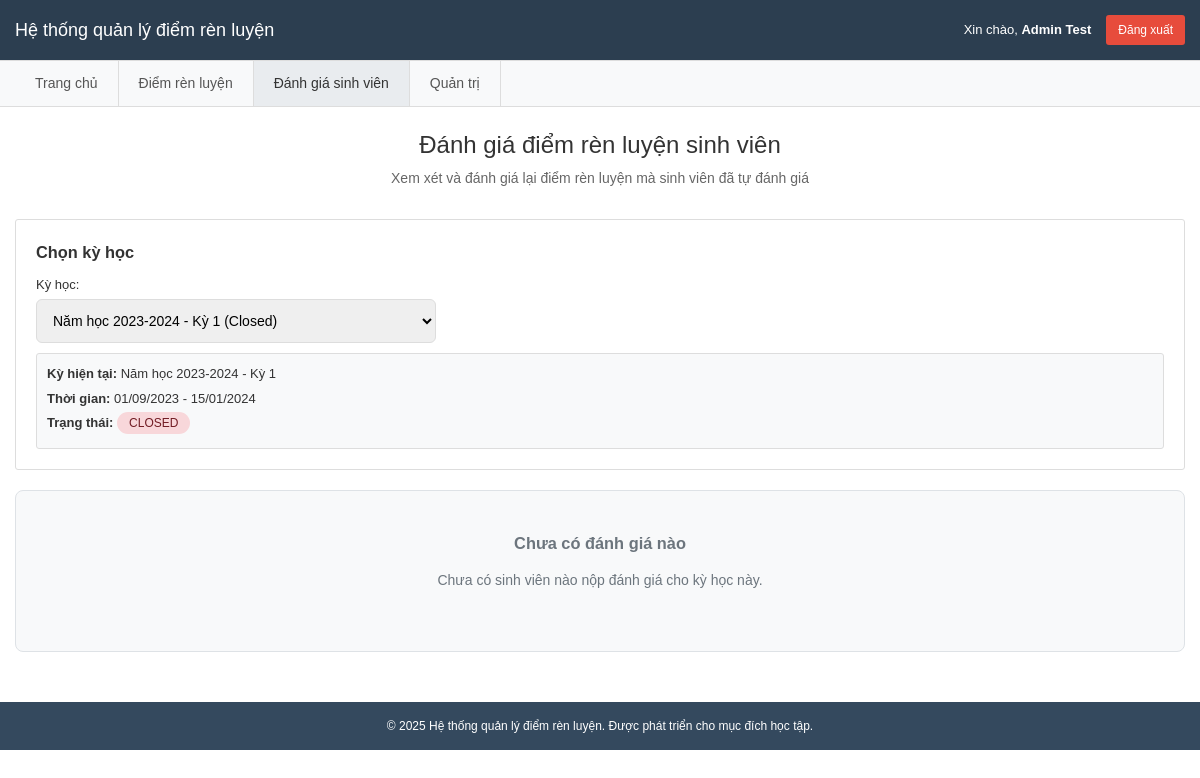
Screenshot of /lecturer_evaluation.php?term_id=1 (signed in) with the database file from the repository.
### tables this page shows
CREATE TABLE IF NOT EXISTS terms (
  id BIGINT UNSIGNED PRIMARY KEY AUTO_INCREMENT,
  academic_year VARCHAR(9) NOT NULL,
  term_no TINYINT UNSIGNED NOT NULL,
  status ENUM('upcoming','open','closed') NOT NULL DEFAULT 'upcoming',
  start_date DATE NOT NULL,
  end_date DATE NOT NULL,
  created_at TIMESTAMP NULL DEFAULT CURRENT_TIMESTAMP,
  updated_at TIMESTAMP NULL DEFAULT CURRENT_TIMESTAMP ON UPDATE CURRENT_TIMESTAMP,
  UNIQUE KEY uq_terms (academic_year, term_no),
  CHECK (start_date <= end_date)
);

### lecturer_evaluation.php (the view, shortened to what the rows shown need)
<?php
require_once 'config.php';
$success_message = '';
$error_message = '';
try {
    $selected_term_id = isset($_GET['term_id']) ? (int)$_GET['term_id'] : 0;
    $current_term = null;
    if ($selected_term_id > 0) {
        $stmt = $pdo->prepare("SELECT * FROM terms WHERE id = :term_id");
        $stmt->execute([':term_id' => $selected_term_id]);
        $current_term = $stmt->fetch(PDO::FETCH_ASSOC);
    }
    $evaluation_detail = null;
    $evaluation_items = [];
    $criteria = ['parent' => [], 'child' => []];
} catch (PDOException $e) {
    $error_message = "Lỗi database: " . $e->getMessage();
}
?>
<!DOCTYPE html>
<html lang="vi">
<head>
    <link rel="stylesheet" href="style.css">
</head>
<body>
    <header class="header">
        <div class="container">
            <h1>Hệ thống quản lý điểm rèn luyện</h1>
        </div>
    </header>
    <main class="main-content">
        <div class="container">
            <?php if (!empty($evaluation_detail)): ?>
                <a href="lecturer_evaluation.php?term_id=<?php echo $selected_term_id; ?>" class="back-link">← Quay lại danh sách</a>
                <section class="evaluation-detail">
                    <div class="page-header">
                        <h2>Đánh giá điểm rèn luyện sinh viên</h2>
                        <p>
                            <strong><?php echo htmlspecialchars($evaluation_detail['student_name']); ?></strong>
                            (<?php echo htmlspecialchars($evaluation_detail['student_code']); ?>) -
                            Lớp <?php echo htmlspecialchars($evaluation_detail['class_code']); ?> -
                            Năm học <?php echo htmlspecialchars($evaluation_detail['academic_year']); ?>
                            Kỳ <?php echo $evaluation_detail['term_no']; ?>
                        </p>
                    </div>
                    <?php if (!empty($success_message)): ?>
                        <div class="alert alert-success">
                            <?php echo $success_message; ?>
                        </div>
                    <?php endif; ?>
                    <?php if (!empty($error_message)): ?>
                        <div class="alert alert-error">
                            <?php echo $error_message; ?>
                        </div>
                    <?php endif; ?>
                    <form method="POST" action="" class="lecturer-evaluation-form">
                        <input type="hidden" name="evaluation_id" value="<?php echo $evaluation_detail['id']; ?>">
                        <input type="hidden" name="save_evaluation" value="1">
                        <?php foreach ($criteria['parent'] as $parent): ?>
                            <div class="criteria-group">
                                <div class="criteria-header">
                                    <h4><?php echo htmlspecialchars($parent['name']); ?></h4>
                                    <?php if ($parent['max_point']): ?>
                                        <span class="max-point">Tối đa: <?php echo $parent['max_point']; ?> điểm</span>
                                    <?php endif; ?>
                                </div>
                                <?php if (isset($criteria['child'][$parent['id']])): ?>
                                    <?php foreach ($criteria['child'][$parent['id']] as $child): ?>
                                        <?php if (isset($evaluation_items[$child['id']])): ?>
                                            <?php $item = $evaluation_items[$child['id']]; ?>
                                            <div class="criteria-item">
                                                <div class="criteria-info">
                                                    <label><?php echo htmlspecialchars($child['name']); ?></label>
                                                    <span class="max-point">Tối đa: <?php echo $child['max_point']; ?> điểm</span>
                                                </div>
                                                <div class="score-comparison">
                                                    <div class="score-input-group">
                                                        <label>Sinh viên tự đánh giá:</label>
                                                        <input type="number" value="<?php echo isset($item['self_score']) && $item['self_score'] !== null ? number_format($item['self_score'], 1) : '0.0'; ?>"
                                                               readonly class="score-readonly" title="Điểm sinh viên đã tự đánh giá">
                                                        <span>điểm</span>
                                                        <?php if (!isset($item['self_score']) || $item['self_score'] === null): ?>
                                                            <small style="color: #dc3545; font-style: italic;">(Sinh viên chưa đánh giá)</small>
                                                        <?php endif; ?>
                                                    </div>
                                                    <div class="score-input-group">
                                                        <label>Giảng viên đánh giá:</label>
                                                        <input type="number" step="0.1" min="0" max="<?php echo $child['max_point']; ?>"
                                                               name="scores[<?php echo $child['id']; ?>][lecturer_score]"
                                                               value="<?php echo $item['lecturer_score'] ?? ''; ?>"
                                                               placeholder="0.0" class="score-input">
                                                        <span>điểm</span>
                                                    </div>
                                                </div>
                                                <div class="note-section">
                                                    <label>Ghi chú đánh giá:</label>
                                                    <textarea name="scores[<?php echo $child['id']; ?>][note]"
                                                              placeholder="Nhập ghi chú, lý do điều chỉnh điểm (nếu có)..."
                                                              class="note-textarea"><?php echo htmlspecialchars($item['note'] ?? ''); ?></textarea>
                                                </div>
                                            </div>
                                        <?php endif; ?>
                                    <?php endforeach; ?>
                                <?php else: ?>
                                    <?php if (isset($evaluation_items[$parent['id']])): ?>
                                        <?php $item = $evaluation_items[$parent['id']]; ?>
                                        <div class="criteria-item">
                                            <div class="score-comparison">
                                                <div class="score-input-group">
                                                    <label>Sinh viên tự đánh giá:</label>
                                                    <input type="number" value="<?php echo isset($item['self_score']) && $item['self_score'] !== null ? number_format($item['self_score'], 1) : '0.0'; ?>"
                                                           readonly class="score-readonly" title="Điểm sinh viên đã tự đánh giá">
                                                    <span>điểm</span>
                                                    <?php if (!isset($item['self_score']) || $item['self_score'] === null): ?>
                                                        <small style="color: #dc3545; font-style: italic;">(Sinh viên chưa đánh giá)</small>
                                                    <?php endif; ?>
                                                </div>
                                                <div class="score-input-group">
                                                    <label>Giảng viên đánh giá:</label>
                                                    <input type="number" step="0.1" min="0" max="<?php echo $parent['max_point']; ?>"
                                                           name="scores[<?php echo $parent['id']; ?>][lecturer_score]"
                                                           value="<?php echo $item['lecturer_score'] ?? ''; ?>"
                                                           placeholder="0.0" class="score-input">
                                                    <span>điểm</span>
                                                </div>
                                            </div>
                                            <div class="note-section">
                                                <label>Ghi chú đánh giá:</label>
                                                <textarea name="scores[<?php echo $parent['id']; ?>][note]"
                                                          placeholder="Nhập ghi chú, lý do điều chỉnh điểm (nếu có)..."
                                                          class="note-textarea"><?php echo htmlspecialchars($item['note'] ?? ''); ?></textarea>
                                            </div>
                                        </div>
                                    <?php endif; ?>
                                <?php endif; ?>
                            </div>
                        <?php endforeach; ?>
                        <div class="form-actions">
                            <button type="submit" class="btn-save">Lưu đánh giá</button>
                            <a href="lecturer_evaluation.php?term_id=<?php echo $selected_term_id; ?>" class="btn-cancel">Hủy</a>
                        </div>
                    </form>
                </section>
            <?php else: ?>
                <section class="page-header">
                    <h2>Đánh giá điểm rèn luyện sinh viên</h2>
                </section>
                <section class="term-selection">
                    <?php if ($current_term): ?>
                    <div class="current-term-info">
                        <p><strong>Kỳ hiện tại:</strong>
                           Năm học <?php echo htmlspecialchars($current_term['academic_year']); ?> -
                           Kỳ <?php echo $current_term['term_no']; ?>
                        </p>
                        <p><strong>Thời gian:</strong>
                           <?php echo date('d/m/Y', strtotime($current_term['start_date'])); ?> -
                           <?php echo date('d/m/Y', strtotime($current_term['end_date'])); ?>
                        </p>
                        <p><strong>Trạng thái:</strong>
                           <span class="status-badge status-<?php echo $current_term['status']; ?>">
                               <?php echo ucfirst($current_term['status']); ?>
                           </span>
                        </p>
                    </div>
                    <?php endif; ?>
                </section>
            <?php endif; ?>
        </div>
    </main>
</body>
</html>

### rows the page displays
terms: academic_year "2023-2024", term_no "1", start_date "01/09/2023", end_date "15/01/2024", status "CLOSED"

### other values shown
$user_name "Admin Test"
